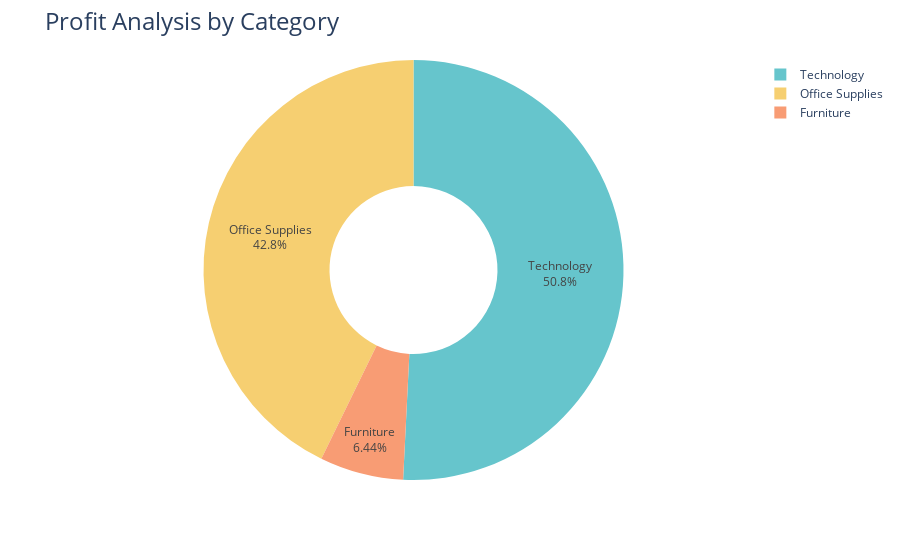

Source (notebook cell):
### Code cell
fig = px.pie(Profit_by_Category,
             values='Profit',
             names='Category',
             hole=0.4,
             color_discrete_sequence=px.colors.qualitative.Pastel)

fig.update_traces(textposition='inside', textinfo='percent+label')
fig.update_layout(title_text='Profit Analysis by Category', title_font=dict(size=24))

fig.show()

### Figure 1 — Plotly figure (JSON) as saved in the notebook; plotly's stock layout.template omitted (floating-point values rounded to 4 significant figures)
{"data": [{"domain": {"x": [0, 1], "y": [0, 1]}, "hole": 0.4, "hovertemplate": "Category=%{label}<br>Profit=%{value}<extra></extra>", "labels": ["Furniture", "Office Supplies", "Technology"], "legendgroup": "", "name": "", "showlegend": true, "textinfo": "percent+label", "textposition": "inside", "type": "pie", "values": [18450.0, 122500.0, 145500.0]}], "layout": {"legend": {"tracegroupgap": 0}, "margin": {"t": 60}, "piecolorway": ["rgb(102, 197, 204)", "rgb(246, 207, 113)", "rgb(248, 156, 116)", "rgb(220, 176, 242)", "rgb(135, 197, 95)", "rgb(158, 185, 243)", "rgb(254, 136, 177)", "rgb(201, 219, 116)", "rgb(139, 224, 164)", "rgb(180, 151, 231)", "rgb(179, 179, 179)"], "title": {"font": {"size": 24}, "text": "Profit Analysis by Category"}}}
